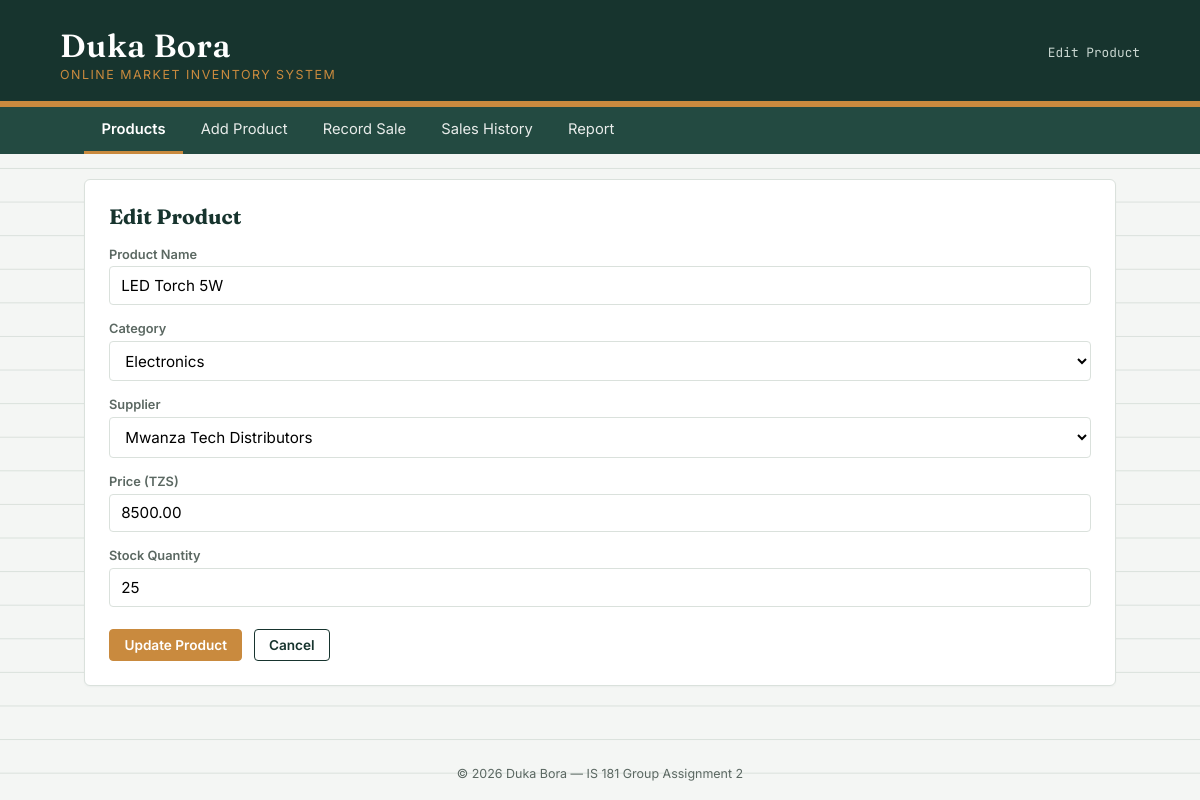
Page /edit_product.php?id=1 on the committed database.
### tables this page shows
CREATE TABLE products (
    product_id  INT AUTO_INCREMENT PRIMARY KEY,
    name        VARCHAR(100)   NOT NULL,
    category_id INT            NOT NULL,
    supplier_id INT            NOT NULL,
    price       DECIMAL(10,2)  NOT NULL CHECK (price > 0),
    stock_qty   INT            NOT NULL DEFAULT 0 CHECK (stock_qty >= 0),
    created_at  TIMESTAMP      DEFAULT CURRENT_TIMESTAMP,
    CONSTRAINT fk_products_category
        FOREIGN KEY (category_id) REFERENCES categories(category_id)
        ON DELETE RESTRICT ON UPDATE CASCADE,
    CONSTRAINT fk_products_supplier
        FOREIGN KEY (supplier_id) REFERENCES suppliers(supplier_id)
        ON DELETE RESTRICT ON UPDATE CASCADE
);

CREATE TABLE categories (
    category_id   INT AUTO_INCREMENT PRIMARY KEY,
    category_name VARCHAR(50) NOT NULL UNIQUE
);

CREATE TABLE suppliers (
    supplier_id   INT AUTO_INCREMENT PRIMARY KEY,
    supplier_name VARCHAR(100) NOT NULL,
    phone         VARCHAR(20)  NOT NULL,
    location      VARCHAR(100) NOT NULL
);

### config.php (called while the page is built, shortened)
<?php
function safe_query(mysqli $conn, string $sql, mysqli_stmt $stmt = null) {
    $result = mysqli_query($conn, $sql);
    return $result;
}

### edit_product.php (the view, shortened to what this page needs)
<?php
require 'config.php';
$id = intval($_GET['id'] ?? $_POST['product_id'] ?? 0);
$errors = [];
if ($_SERVER['REQUEST_METHOD'] === 'POST') {
    $name        = trim($_POST['name'] ?? '');
    $category_id = intval($_POST['category_id'] ?? 0);
    $supplier_id = intval($_POST['supplier_id'] ?? 0);
    $price       = floatval($_POST['price'] ?? 0);
    $stock_qty   = intval($_POST['stock_qty'] ?? -1);
    if ($name === '')       { $errors[] = 'Product name is required.'; }
    if ($category_id <= 0)  { $errors[] = 'Please choose a category.'; }
    if ($supplier_id <= 0)  { $errors[] = 'Please choose a supplier.'; }
    if ($price <= 0)        { $errors[] = 'Price must be a positive number.'; }
    if ($stock_qty < 0)     { $errors[] = 'Stock quantity cannot be negative.'; }
    if (empty($errors)) {
        $stmt = mysqli_prepare($conn,
            'UPDATE products SET name = ?, category_id = ?, supplier_id = ?, price = ?, stock_qty = ? WHERE product_id = ?');
        mysqli_stmt_bind_param($stmt, 'siidii', $name, $category_id, $supplier_id, $price, $stock_qty, $id);
        if (mysqli_stmt_execute($stmt)) {
            mysqli_stmt_close($stmt);
            header('Location: products.php?msg=' . urlencode("\"$name\" was updated."));
            exit;
        } else {
            error_log('Update product failed: ' . mysqli_stmt_error($stmt));
            $errors[] = 'An error occurred. Please try again.';
        }
    }
    $product = compact('name', 'category_id', 'supplier_id', 'price', 'stock_qty');
} else {
    $stmt = mysqli_prepare($conn, 'SELECT * FROM products WHERE product_id = ?');
    mysqli_stmt_bind_param($stmt, 'i', $id);
    mysqli_stmt_execute($stmt);
    $res = mysqli_stmt_get_result($stmt);
    $product = mysqli_fetch_assoc($res);
}
include 'includes/header.php';
$categories = safe_query($conn, 'SELECT category_id, category_name FROM categories ORDER BY category_name');
$suppliers  = safe_query($conn, 'SELECT supplier_id, supplier_name FROM suppliers ORDER BY supplier_name');
?>
<div class="panel">
    <h2>Edit Product</h2>
    <form class="ledger-form" method="POST" action="edit_product.php?id=<?php echo $id; ?>">
        <label for="name">Product Name</label>
        <input type="text" id="name" name="name" value="<?php echo htmlspecialchars($product['name']); ?>" required>
        <label for="category_id">Category</label>
        <select id="category_id" name="category_id" required>
            <?php mysqli_data_seek($categories, 0); while ($c = mysqli_fetch_assoc($categories)): ?>
                <option value="<?php echo $c['category_id']; ?>" <?php echo ($product['category_id'] == $c['category_id']) ? 'selected' : ''; ?>>
                    <?php echo htmlspecialchars($c['category_name']); ?>
                </option>
            <?php endwhile; ?>
        </select>
        <label for="supplier_id">Supplier</label>
        <select id="supplier_id" name="supplier_id" required>
            <?php mysqli_data_seek($suppliers, 0); while ($s = mysqli_fetch_assoc($suppliers)): ?>
                <option value="<?php echo $s['supplier_id']; ?>" <?php echo ($product['supplier_id'] == $s['supplier_id']) ? 'selected' : ''; ?>>
                    <?php echo htmlspecialchars($s['supplier_name']); ?>
                </option>
            <?php endwhile; ?>
        </select>
        <label for="price">Price (TZS)</label>
        <input type="number" step="0.01" min="0.01" id="price" name="price" value="<?php echo htmlspecialchars($product['price']); ?>" required>
        <label for="stock_qty">Stock Quantity</label>
        <input type="number" step="1" min="0" id="stock_qty" name="stock_qty" value="<?php echo htmlspecialchars($product['stock_qty']); ?>" required>
        <div class="form-actions">
            <button type="submit" class="btn btn-primary">Update Product</button>
            <a class="btn btn-edit" href="products.php">Cancel</a>
        </div>
    </form>
</div>
<?php include 'includes/footer.php'; ?>

### css/style.css (style rules this page uses)
:root { --ink: #17342E; --ink-light: #234A41; --paper: #FFFFFF; --paper-dim: #F4F6F4; --rule: #DAE1DC; --gold: #C98A3E; --text: #1E2422; --text-dim: #5B6862; --stock-in: #2F7A52; --stock-in-bg: #E7F3EC; --stock-low: #A97418; --stock-low-bg: #FBF0DC; --stock-out: #B23A34; --stock-out-bg: #FBE7E5; --font-display: 'Fraunces', Georgia, serif; --font-body: 'Inter', -apple-system, sans-serif; --font-mono: 'JetBrains Mono', 'Courier New', monospace; }
* { box-sizing: border-box; }
body { margin: 0; font-family: var(--font-body); color: var(--text); background: var(--paper-dim); background-image: linear-gradient(var(--rule) 1px, transparent 1px); background-size: 100% 2.1rem; }
a { color: inherit; }
.panel { background: var(--paper); border: 1px solid var(--rule); border-radius: 6px; padding: 1.5rem; margin-top: 1.6rem; box-shadow: 0 1px 2px rgba(23,52,46,0.04); }
.panel h2 { font-family: var(--font-display); margin-top: 0; font-size: 1.3rem; color: var(--ink); }
.btn { display: inline-block; font-family: var(--font-body); font-size: .85rem; font-weight: 600; padding: .45rem .9rem; border-radius: 4px; text-decoration: none; border: 1px solid transparent; cursor: pointer; }
.btn-edit { background: var(--paper); border-color: var(--ink); color: var(--ink); }
.btn-primary { background: var(--gold); color: #fff; border-color: var(--gold); }
form.ledger-form label { display: block; font-size: .8rem; font-weight: 600; color: var(--text-dim); margin: 1rem 0 .3rem; }
form.ledger-form input, form.ledger-form select { width: 100%; padding: .55rem .7rem; border: 1px solid var(--rule); border-radius: 4px; font-family: var(--font-body); font-size: .95rem; background: var(--paper); }
form.ledger-form .form-actions { margin-top: 1.4rem; display: flex; gap: .7rem; }

### rows in the picture
products: name "LED Torch 5W", category_id "Electronics", supplier_id "Mwanza Tech Distributors", price "8500.00", stock_qty "25"

### other values in the picture
$page_title "Edit Product"
$label "Products"
$label "Add Product"
$label "Record Sale"
$label "Sales History"
$label "Report"
